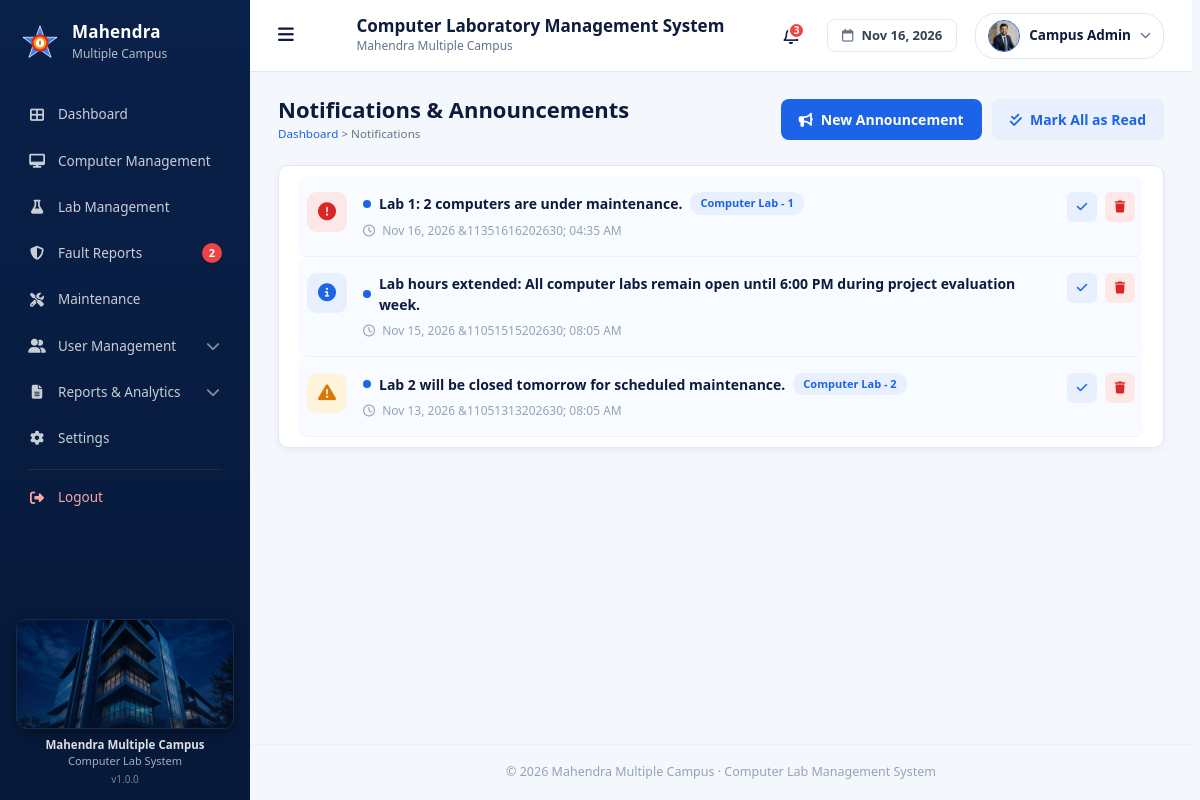
The page /admin/notifications.php (signed in) on the database its author committed.
### tables this page shows
CREATE TABLE `notifications` (
  `id` int(11) NOT NULL,
  `user_id` int(11) DEFAULT NULL,
  `lab_id` int(11) DEFAULT NULL,
  `message` varchar(255) NOT NULL,
  `type` enum('info','success','warning','danger') NOT NULL DEFAULT 'info',
  `is_read` tinyint(1) NOT NULL DEFAULT 0,
  `created_at` timestamp NOT NULL DEFAULT current_timestamp()
);

CREATE TABLE `labs` (
  `id` int(11) NOT NULL,
  `lab_name` varchar(100) NOT NULL,
  `lab_code` varchar(30) NOT NULL,
  `room_number` varchar(50) NOT NULL,
  `total_computers` int(11) NOT NULL DEFAULT 0,
  `location` varchar(150) DEFAULT NULL,
  `description` text DEFAULT NULL,
  `opening_hours` varchar(100) NOT NULL DEFAULT 'Sunday - Friday, 7:00 AM - 5:00 PM',
  `status` enum('active','maintenance','inactive') NOT NULL DEFAULT 'active',
  `created_at` timestamp NOT NULL DEFAULT current_timestamp()
);

### admin/notifications.php (the view, shortened to what this page needs)
<?php
require_once __DIR__ . '/includes/header.php';
$notifications = [];
$unreadCount   = 0;
try {
    $sql = "SELECT n.*, l.lab_name
            FROM notifications n
            LEFT JOIN labs l ON l.id = n.lab_id
            ORDER BY n.created_at DESC";
    $notifications = $conn->query($sql)->fetch_all(MYSQLI_ASSOC);
    foreach ($notifications as $n) {
        if ($n['is_read'] == 0) $unreadCount++;
    }
} catch (mysqli_sql_exception $e) {
}
?>
<div class="computers-head">
    <div>
        <h2>Notifications & Announcements</h2>
        <small><a href="index.php">Dashboard</a> &gt; Notifications</small>
    </div>
    <div style="display: flex; gap: 10px;">
        <button type="button" class="btn" id="openBroadcastModal">
            <i class="fa-solid fa-bullhorn"></i> New Announcement
        </button>
        <?php if ($unreadCount > 0): ?>
            <form method="post" action="notifications.php" style="display: inline;">
                <button type="submit" class="btn btn-light"><i class="fa-solid fa-check-double"></i> Mark All as Read</button>
            </form>
        <?php endif; ?>
    </div>
</div>
<div class="card" style="padding: 10px 20px;">
    <?php if (empty($notifications)): ?>
        <p class="empty-cell" style="padding: 40px 0;">No notifications found.</p>
    <?php else: ?>
        <ul style="list-style: none; display: flex; flex-direction: column;">
            <?php foreach ($notifications as $n): ?>
                <?php
                $isUnread = ($n['is_read'] == 0);
                $iconClass = match($n['type']) {
                    'danger'  => 'fa-circle-exclamation',
                    'warning' => 'fa-triangle-exclamation',
                    'success' => 'fa-circle-check',
                    default   => 'fa-circle-info'
                };
                $bgClass = match($n['type']) {
                    'danger'  => 'background: #fde8e8; color: #dc2626;',
                    'warning' => 'background: #fff3dc; color: #d97706;',
                    'success' => 'background: #e7f6ec; color: #16a34a;',
                    default   => 'background: #e8f0fe; color: #1d63e8;'
                };
                ?>
                <li style="display: flex; align-items: flex-start; gap: 16px; padding: 16px 8px; border-bottom: 1px solid #edf2f7; <?= $isUnread ? 'background: #f8fbff; border-radius: 8px;' : '' ?>">
                    <div style="width: 40px; height: 40px; border-radius: 10px; display: flex; align-items: center; justify-content: center; font-size: 18px; flex-shrink: 0; <?= $bgClass ?>">
                        <i class="fa-solid <?= $iconClass ?>"></i>
                    </div>
                    <div style="flex: 1;">
                        <div style="display: flex; align-items: center; gap: 8px; margin-bottom: 4px;">
                            <?php if ($isUnread): ?>
                                <span style="width: 8px; height: 8px; border-radius: 50%; background: #1d63e8; display: inline-block;"></span>
                            <?php endif; ?>
                            <strong style="color: #0f1b3d; font-size: 14px;"><?= htmlspecialchars($n['message']) ?></strong>
                            <?php if ($n['lab_name']): ?>
                                <span class="badge badge-primary"><?= htmlspecialchars($n['lab_name']) ?></span>
                            <?php endif; ?>
                        </div>
                        <small style="color: #94a3b8; font-size: 12px;">
                            <i class="fa-regular fa-clock" style="margin-right: 4px;"></i>
                            <?= date('M d, Y &middot; h:i A', strtotime($n['created_at'])) ?>
                        </small>
                    </div>
                    <div style="display: flex; align-items: center; gap: 8px;">
                        <?php if ($isUnread): ?>
                            <form method="post" action="notifications.php" style="display: inline;">
                                <button type="submit" class="labs-tool" title="Mark as Read"><i class="fa-solid fa-check"></i></button>
                            </form>
                        <?php endif; ?>
                        <form method="post" action="notifications.php" style="display: inline;" onsubmit="return confirm('Delete this notification?');">
                            <button type="submit" class="labs-tool labs-tool-danger" title="Delete"><i class="fa-solid fa-trash"></i></button>
                        </form>
                    </div>
                </li>
            <?php endforeach; ?>
        </ul>
    <?php endif; ?>
</div>
<?php require_once __DIR__ . '/includes/footer.php'; ?>

### admin/assets/css/admin-root.css (style rules this page uses)
:root { --primary: #1d63e8; --primary-dark: #0b2a5b; --primary-soft: #e8f0fe; --purple: #6d4aff; --purple-soft: #efe9fd; --bg: #f4f7fb; --white: #ffffff; --text: #0f1b3d; --muted: #64748b; --border: #e3e8f0; --success: #16a34a; --success-soft: #e7f6ec; --warning: #d97706; --warning-soft: #fff3dc; --danger: #dc2626; --danger-soft: #fde8e8; --radius: 10px; --shadow: 0 2px 8px rgba(15, 27, 61, 0.06); --sidebar-width: 260px; --sidebar-bg: #0e3489; --sidebar-bg-end: #0b2a5b; --sidebar-text: rgba(255, 255, 255, 0.85); --sidebar-hover: rgba(255, 255, 255, 0.08); --header-height: 72px; }
* { box-sizing: border-box; margin: 0; padding: 0; }
html { overflow-y: scroll; scrollbar-gutter: stable; }
body { font-family: 'Segoe UI', Arial, sans-serif; background: var(--bg); color: var(--text); font-size: 14px; line-height: 1.5; }
a { color: inherit; text-decoration: none; }
ul { list-style: none; }
small { color: var(--muted); }
.card { background: var(--white); border: 1px solid var(--border); border-radius: var(--radius); padding: 20px; box-shadow: var(--shadow); }
.btn { display: inline-flex; align-items: center; gap: 8px; padding: 10px 18px; border: 0; border-radius: 8px; font: inherit; font-weight: 600; cursor: pointer; background: var(--primary); color: var(--white); }
.btn-light { background: var(--primary-soft); color: var(--primary); }
.badge { display: inline-block; padding: 4px 10px; border-radius: 20px; font-size: 12px; font-weight: 600; white-space: nowrap; }

### admin/assets/css/admin-style.css (style rules this page uses)
.badge { display: inline-block; padding: 3px 10px; border-radius: 20px; font-size: 11px; font-weight: 600; white-space: nowrap; }
.badge-primary { background: #e8f0fe; color: #1d63e8; }
.computers-head, .labs-head, .admin-page-header { display: flex; justify-content: space-between; align-items: center; margin-bottom: 22px; }
.computers-head h2, .labs-head h2, .admin-page-header h2 { font-size: 22px; font-weight: 700; color: #0f1b3d; line-height: 1.2; }
.computers-head small a, .labs-head small a, .admin-page-header small a { color: #1d63e8; text-decoration: none; font-weight: 500; }
.labs-tool, .computers-tool { width: 30px; height: 30px; display: flex; align-items: center; justify-content: center; border: 0; border-radius: 6px; background: #e8f0fe; color: #1d63e8; font-size: 12px; cursor: pointer; transition: all 0.2s ease; }
.labs-tool-danger, .computers-tool-danger { background: #fde8e8; color: #dc2626; }

### rows shown on the page
notifications: is_read 0 (drawn), message "Lab 1: 2 computers are under maintenance.", lab.lab_name "Computer Lab - 1", created_at "Nov 16, 2026 &11351616202630; 04:35 AM"
notifications: is_read 0 (drawn), message "Lab hours extended: All computer labs remain open until 6:00 PM during project evaluation week.", created_at "Nov 15, 2026 &11051515202630; 08:05 AM"
notifications: is_read 0 (drawn), message "Lab 2 will be closed tomorrow for scheduled maintenance.", lab.lab_name "Computer Lab - 2", created_at "Nov 13, 2026 &11051313202630; 08:05 AM"

### other values the page prints
$item[2] "Dashboard"
$item[2] "Computer Management"
$item[2] "Lab Management"
$item[2] "Fault Reports"
$pendingReports "2"
$item[2] "Maintenance"
$item[2] "User Management"
$item[2] "Reports & Analytics"
$item[2] "Settings"
$unreadNotes "3"
$adminName "Campus Admin"
